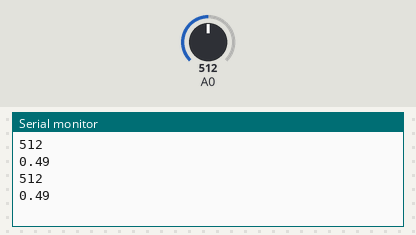
A sketch run on a simulated Arduino Uno, built with avr-gcc and run on an emulated ATmega328P. Shown: the last lines printed to the serial monitor. Inputs (shaded band) come from the test bench; at power-on: A0 = 512.

Above: at 1.2 s.
1.3 s: A0 set to 716
At 1.9 s:
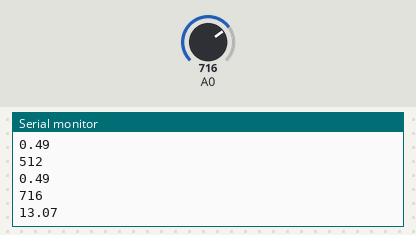
2.8 s: A0 set to 900
At 2.8 s:
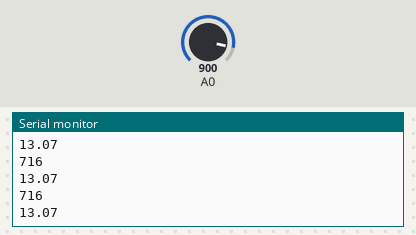
Timing chart, 0 to 5.8 s (numbered marks = the images above; inputs shaded):
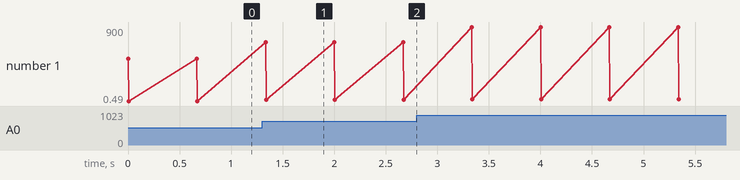

Measured:
- after the input at 1.3 s, the serial monitor: prints a new line at once (image 1)
- plotted number 1: 0.49 → 13.07 after the input at 1.3 s, 13.07 → 24.41 after the input at 2.8 s

The sketch:

HallEffect.ino
```cpp
void setup(){
  Serial.begin(9600);
}
void loop(){
  int value=analogRead(A0);
  float sensitivity=0.0769;
  float vZeroCurrent=(504*4.85)/1023;
  float vUnknownCurrent=(value*4.85)/1023;
  float current=(vUnknownCurrent-vZeroCurrent)/sensitivity;
  Serial.println(analogRead(A0));
  Serial.println(current);
  delay(666);
}
```
